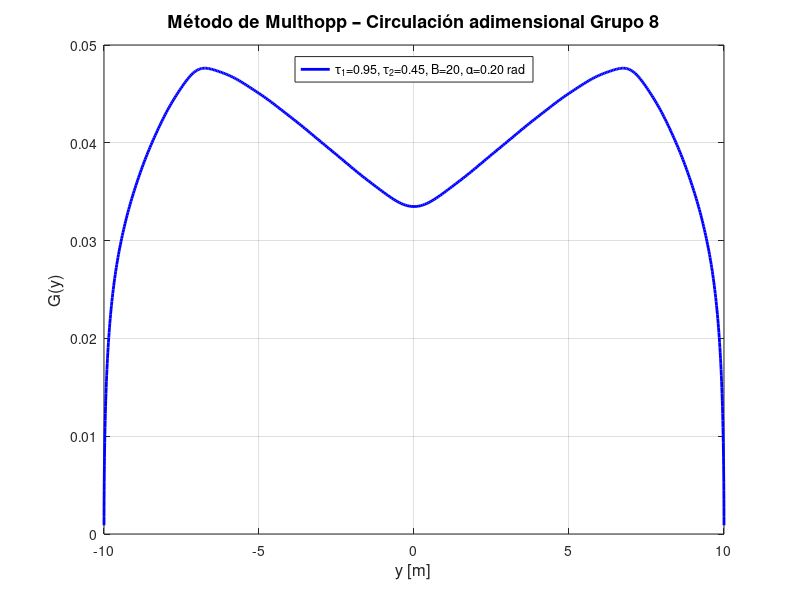
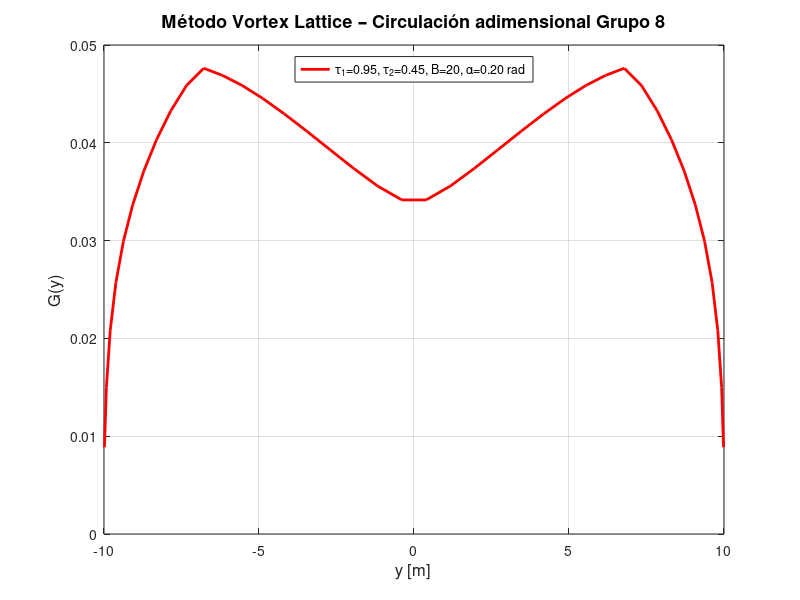
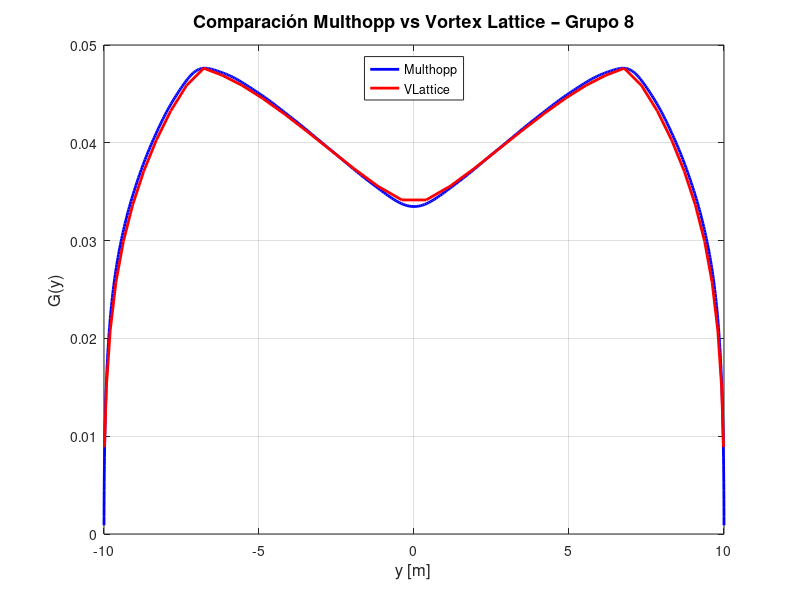
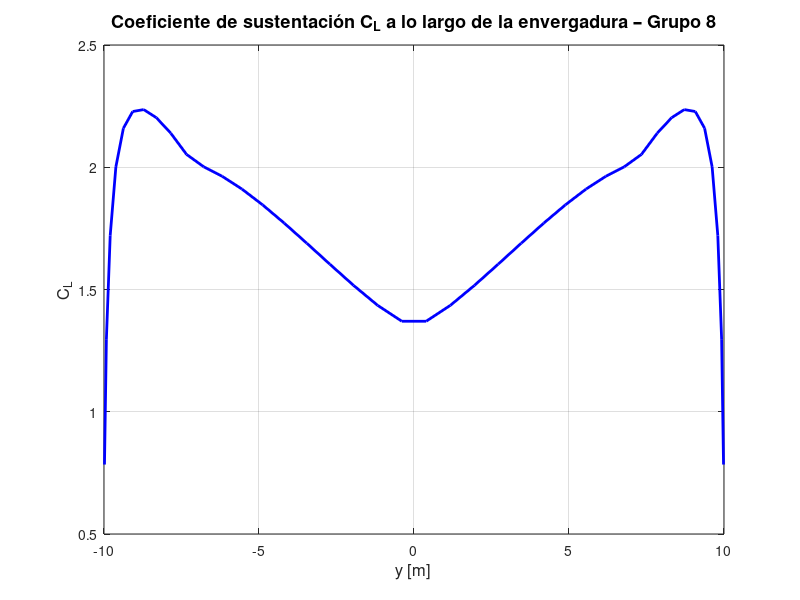

The MATLAB script that drew these images, in order:
%% PRÁCTICA ALAS - AERODINÁMICA

clear; clc; close all;

%%  Datos Grupo 8
tau1  = 0.95;
y1    = 7;
tau2  = 0.45;
B     = 20;
alpha0 = 0.2;
epsilon = @(y) 0.025*abs(y);
alpha_eff = @(y) alpha0 + epsilon(y);   % torsión SUMA
b = B/2;
c_raiz = 1;
a0 = 2*pi;

chord = @(y) arrayfun(@(yi) ...
    (abs(yi) <= y1) .* (c_raiz + (tau1*c_raiz - c_raiz)*(abs(yi)/y1)) + ...
    (abs(yi) >  y1) .* (tau1*c_raiz + (tau2*c_raiz - tau1*c_raiz)*((abs(yi)-y1)/(b-y1))), y);

%% Parte 1 – Método de Multhopp
fprintf('Parte 1 - Método de Multhopp\n');
m = 50;
i_vec = (1:m)';
theta  = i_vec * pi / (m+1);
y_col  = -b * cos(theta);
k_col  = chord(y_col) / (2*b);
alp_col = alpha_eff(y_col);

% Matriz C  [m x m] 
C = zeros(m, m);
for ii = 1:m
    for jj = 1:m
        C(ii,jj) = (1 + pi*k_col(ii)/(2*sin(theta(ii))) * jj) * sin(jj*theta(ii));
    end
end

% RHS
rhs = pi * k_col .* alp_col;    

A_coef = C \ rhs;

N_plot = 500;
theta_plot = linspace(pi/(N_plot+1), pi - pi/(N_plot+1), N_plot)';
y_plot     = -b * cos(theta_plot);

Gamma_mult = zeros(N_plot, 1);
for jj = 1:m
    Gamma_mult = Gamma_mult + A_coef(jj) * sin(jj * theta_plot);
end

fprintf('Coeficiente A1 (Multhopp) = %.6f\n', A_coef(1));

%% Parte 2 – Método Vortex Lattice
fprintf('Parte 2 - Método Vortex Lattice\n');

Ny = 40;
Nx = 10;

y_edges = -b + (b*2) * (1 - cos(linspace(0, pi, Ny+1))) / 2;
y_panel_center = 0.5*(y_edges(1:end-1) + y_edges(2:end));
dy_panel       = diff(y_edges);

N = Ny * Nx;

xj  = zeros(N,1);   yj  = zeros(N,1);
xjp = zeros(N,1);   yjp = zeros(N,1);
xi  = zeros(N,1);   yi  = zeros(N,1);

for iy = 1:Ny
    y_L = y_edges(iy);
    y_R = y_edges(iy+1);
    c_L = chord(y_L);
    c_R = chord(y_R);
    c_mid = chord(y_panel_center(iy));
    dx_L = c_L / Nx;
    dx_R = c_R / Nx;
    dx_mid = c_mid / Nx;
    for ix = 1:Nx
        p = (iy-1)*Nx + ix;
        xj(p)  = (ix-1)*dx_L + dx_L/4;    yj(p)  = y_L;
        xjp(p) = (ix-1)*dx_R + dx_R/4;    yjp(p) = y_R;
        xi(p)  = (ix-1)*dx_mid + 3*dx_mid/4;
        yi(p)  = y_panel_center(iy);
    end
end

fprintf('Calculando matriz de influencia (%dx%d)...\n', N, N);
Omega = zeros(N, N);
for ii = 1:N
    for jj = 1:N
        xi_  = xi(ii);   yi_  = yi(ii);
        xj_  = xj(jj);   yj_  = yj(jj);
        xjp_ = xjp(jj);  yjp_ = yjp(jj);

        % Hilo libre izquierdo
        if abs(yi_-yj_) > 1e-10
            w1 = -1/(4*pi*(yi_-yj_)) * (1 - (xj_-xi_)/sqrt((xi_-xj_)^2+(yi_-yj_)^2));
        else; w1 = 0; end

        % Hilo libre derecho
        if abs(yi_-yjp_) > 1e-10
            w3 = 1/(4*pi*(yi_-yjp_)) * ((xi_-xjp_)/sqrt((xi_-xjp_)^2+(yi_-yjp_)^2)+1);
        else; w3 = 0; end

        % Cabeza del torbellino
        r1x = xi_-xj_;    r1y = yi_-yj_;
        r2x = xi_-xjp_;   r2y = yi_-yjp_;
        rjx = xjp_-xj_;   rjy = yjp_-yj_;
        mod_r1 = sqrt(r1x^2+r1y^2);
        mod_r2 = sqrt(r2x^2+r2y^2);
        mod_rj = sqrt(rjx^2+rjy^2);
        if mod_r1>1e-10 && mod_r2>1e-10 && mod_rj>1e-10
            cos_t1 = (r1x*rjx+r1y*rjy)/(mod_r1*mod_rj);
            cos_t2 = (r2x*rjx+r2y*rjy)/(mod_r2*mod_rj);
            cross_z = rjx*r1y - rjy*r1x;
            sin_t1_k = cross_z/(mod_rj*mod_r1);
            h2 = mod_r1*abs(sin_t1_k);
            if abs(h2)>1e-10
                w2 = sign(sin_t1_k)/(4*pi*h2)*(cos_t1-cos_t2);
            else; w2=0; end
        else; w2=0; end

        Omega(ii,jj) = w1+w2+w3;
    end
end

fprintf('Matriz calculada. Resolviendo sistema...\n');

% RHS VLM
rhs_vl = zeros(N,1);
for ii = 1:N
    rhs_vl(ii) = (1/B) * (-alpha0 - epsilon(yi(ii)));
end

gamma_hat = Omega \ rhs_vl;

Gamma_vl_col = zeros(Ny, 1);
for iy = 1:Ny
    for ix = 1:Nx
        p = (iy-1)*Nx + ix;
        Gamma_vl_col(iy) = Gamma_vl_col(iy) + gamma_hat(p);
    end
end
y_vl = y_panel_center';

%% CL a lo largo de la envergadura (Vortex Lattice)
c_vl = chord(y_vl);
CL_vl = 2 * B * Gamma_vl_col ./ c_vl;

%% Gráfcas
figure(1);
set(gcf,'Position',[100 100 700 450]);
plot(y_plot, Gamma_mult, 'b-', 'LineWidth', 2);
xlabel('y [m]','FontSize',12);
ylabel('G(y)','FontSize',12);
title('Método de Multhopp – Circulación adimensional Grupo 8','FontSize',13);
grid on; xlim([-b b]);
legend(sprintf('\\tau_1=%.2f, \\tau_2=%.2f, B=%d, \\alpha=%.2f rad',tau1,tau2,B,alpha0),...
       'Location','north');

figure(2);
set(gcf,'Position',[200 100 700 450]);
plot(y_vl, Gamma_vl_col, 'r-', 'LineWidth', 2, 'MarkerSize', 4);
xlabel('y [m]','FontSize',12);
ylabel('G(y)','FontSize',12);
title('Método Vortex Lattice – Circulación adimensional Grupo 8','FontSize',13);
grid on; xlim([-b b]);
legend(sprintf('\\tau_1=%.2f, \\tau_2=%.2f, B=%d, \\alpha=%.2f rad',tau1,tau2,B,alpha0),...
       'Location','north');

figure(3);
set(gcf,'Position',[300 100 700 450]);
plot(y_plot, Gamma_mult, 'b-', 'LineWidth', 2); hold on;
plot(y_vl,   Gamma_vl_col, 'r-', 'LineWidth', 2);
xlabel('y [m]','FontSize',12);
ylabel('G(y)','FontSize',12);
title('Comparación Multhopp vs Vortex Lattice – Grupo 8','FontSize',13);
legend('Multhopp','VLattice','Location','north');
grid on; xlim([-b b]);

figure(4);
set(gcf,'Position',[400 100 700 450]);
plot(y_vl, CL_vl, 'b-', 'LineWidth', 2);
xlabel('y [m]','FontSize',12);
ylabel('C_L','FontSize',12);
title('Coeficiente de sustentación C_L a lo largo de la envergadura – Grupo 8','FontSize',13);
grid on; xlim([-b b]);

fprintf('\n Resultados resumen \n');
fprintf('Gamma_max Multhopp  (adim): %.6f\n', max(Gamma_mult));
fprintf('Gamma_max VLattice  (adim): %.6f\n', max(Gamma_vl_col));
fprintf('CL_max (VL):                %.6f\n', max(CL_vl));
